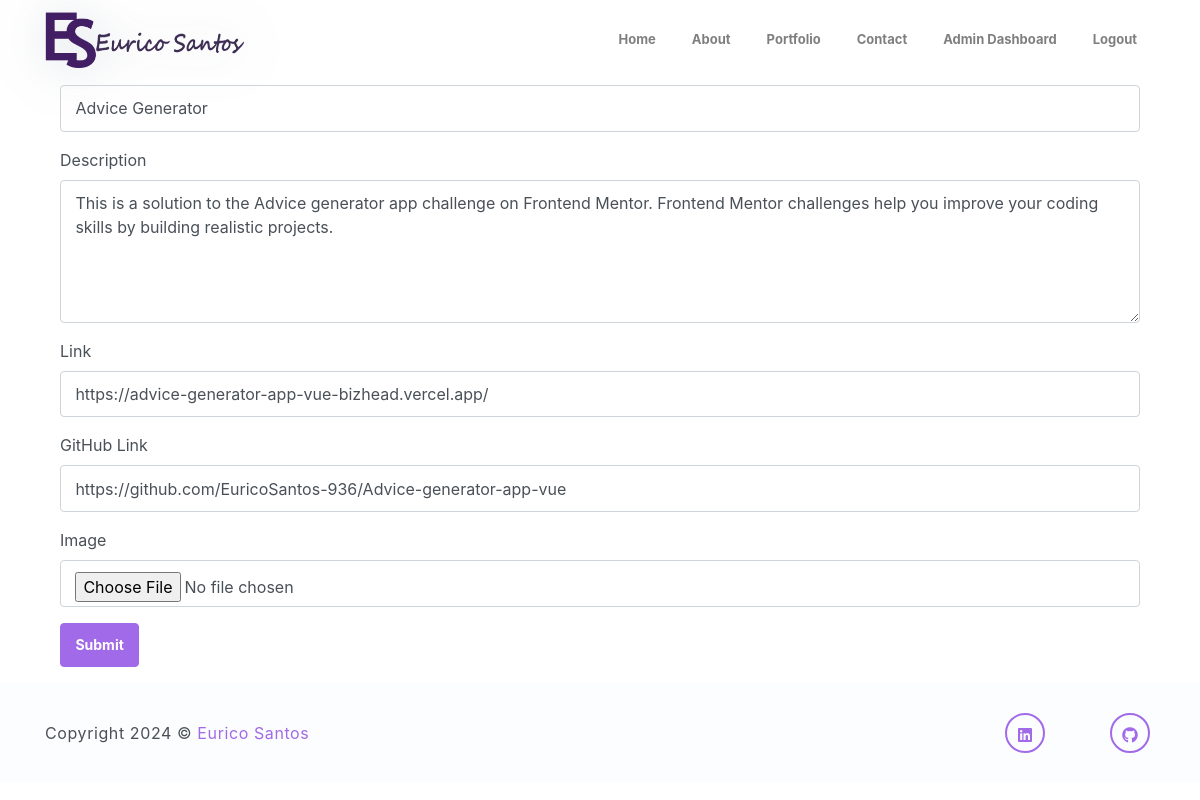
Screenshot of /edit_project/4 (signed in) with the database file from the repository.
### models.py (models this page shows, shortened)
class Project(db.Model):
    id = db.Column(db.Integer, primary_key=True)
    name = db.Column(db.String(100), nullable=False)
    description = db.Column(db.Text, nullable=False)
    mini_description = db.Column(db.String(255), nullable=True)
    stack_used = db.Column(db.String(255), nullable=True)
    link = db.Column(db.String(200), nullable=False)
    image = db.Column(db.String(200), nullable=False)
    link_github = db.Column(db.String(200), nullable=False)

### routes.py (the view, shortened to what this page needs)
@login_required
def edit_project(project_id):
    from main import app
    project = Project.query.get_or_404(project_id)
    form = ProjectForm(obj=project)
    return render_template('edit_project.html', form=form, project=project)

### forms.py
class ProjectForm(FlaskForm):
    name = StringField('Name', validators=[DataRequired()])
    description = TextAreaField('Description', validators=[DataRequired()])
    mini_description = StringField('Mini Description - To show on cards', validators=[DataRequired()])
    stack_used = StringField('Stack Used - ex. Flask - Tkinter - React', validators=[DataRequired()])
    link = StringField('Link', validators=[DataRequired(), URL()])
    link_github = StringField('GitHub Link', validators=[DataRequired(), URL()])
    image = FileField('Image')
    submit = SubmitField('Submit')

### main.py (called while the page is built)
@login_manager.user_loader
def load_user(user_id):
    return User.query.get(int(user_id))

### templates/edit_project.html (shortened to what this page needs)
{% extends "base.html" %}
{% block content %}
<div class="container">
    <h1>Edit Project</h1>
    <form method="POST" action="{{ url_for('edit_project', project_id=project.id) }}" enctype="multipart/form-data">
        <div class="form-group">
            {{ form.name.label }} {{ form.name(size=32, class="form-control") }}
        </div>
        <div class="form-group">
            {{ form.description.label }} {{ form.description(rows=5, class="form-control") }}
        </div>
        <div class="form-group">
            {{ form.link.label }} {{ form.link(size=64, class="form-control") }}
        </div>
        <div class="form-group">
            {{ form.link_github.label }} {{ form.link_github(size=64, class="form-control") }}
        </div>
        <div class="form-group">
            {{ form.image.label }} {{ form.image(class="form-control") }}
        </div>
        <div class="form-group">
            {{ form.submit(class="btn btn-primary") }}
        </div>
    </form>
</div>
{% endblock %}

### rows the page displays
Project: name "Advice Generator", description "This is a solution to the Advice generator app challenge on Frontend Mentor. Frontend Mentor challenges help you improve your coding skills by building realistic projects.", link "https://advice-generator-app-vue-bizhead.vercel.app/", link_github "https://github.com/EuricoSantos-936/Advice-generator-app-vue"
